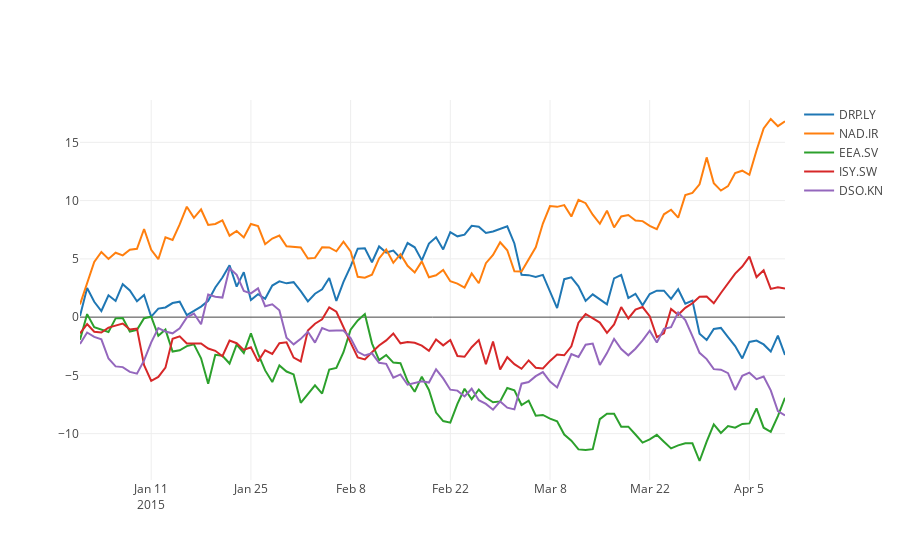

Here is the notebook cell this chart was saved with:
### Markdown cell above
**Way 1**

### Code cell
iplot([{
    'x': time.index,
    'y': time[col],
    'name': col
}  for col in time.columns], filename='cufflinks/simple-line')
